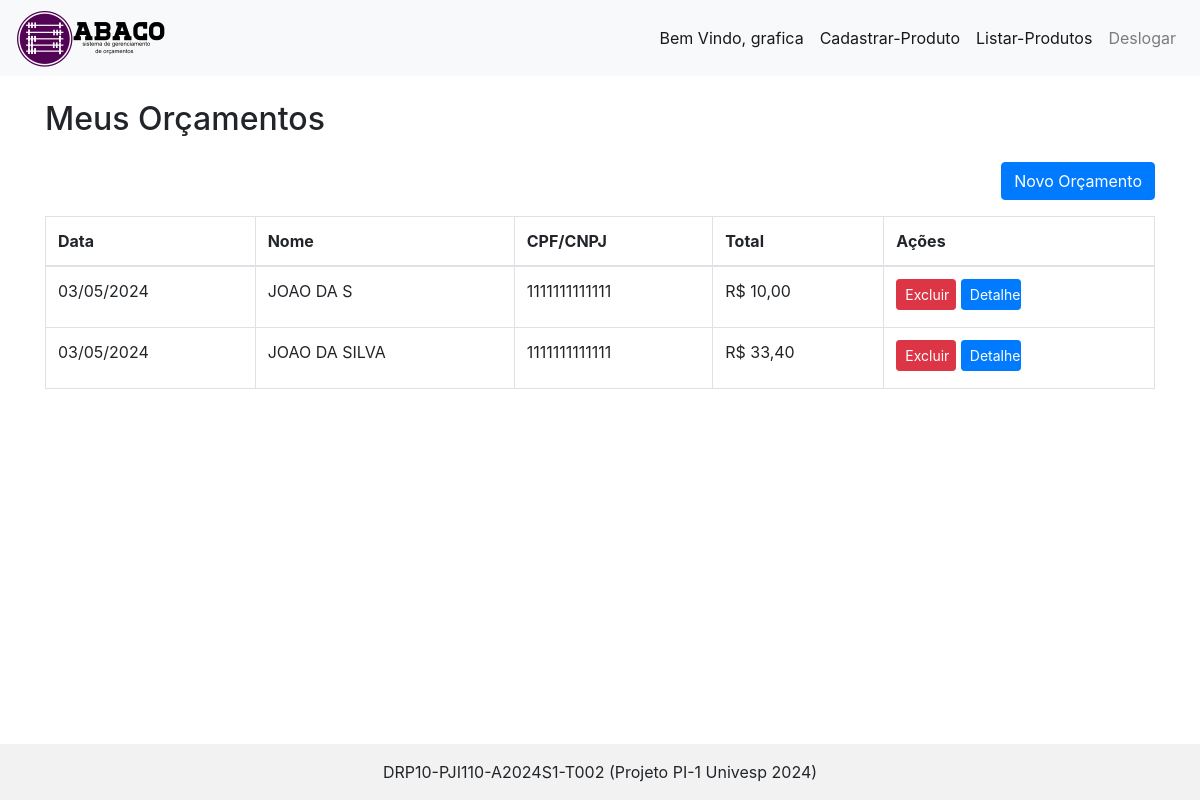
The page /home/all/ (signed in) on the database its author committed.
### home/models.py (models this page shows, shortened)
class Pedido(models.Model):
    data = models.DateField()
    nome_cliente = models.CharField(max_length=100)
    contato = models.CharField(max_length=11)
    cpf_cnpj = models.CharField(max_length=14)
    produto = models.CharField(max_length=100)
    quantidade = models.IntegerField()
    valor_unitario = models.DecimalField(max_digits=10, decimal_places=2)
    descricao_pedido = models.TextField()
    descricao_impresso = models.TextField()
    valor_total = models.DecimalField(max_digits=10, decimal_places=2)
    class Meta:
        ordering = ['-id']  # Ordenar por data_pedido em ordem decrescente

### home/views.py (the view)
# urls.py: path('all/', views.all, name="all"),
@login_required
def all(request):
    pedidos = Pedido.objects.all()
    now = datetime.now()
    ano = str(now.year).zfill(4)
    mes = str(now.month).zfill(2)
    dia = str(now.day).zfill(2)
    data_atual = ano + mes + dia
    for pedido in pedidos:
        pedido.nome_cliente = pedido.nome_cliente.upper() if pedido.nome_cliente else ''
        pedido.cpf_cnpj = pedido.cpf_cnpj.upper() if pedido.cpf_cnpj else ''
    context = {
        'data_atual': data_atual,
        'pedidos': pedidos
    }
    return render(request, 'all.html', context )

### home/templates/all.html (shortened to what this page needs)
    <!DOCTYPE html>
    {% load static %}
    <html lang="pt-BR">
        <head>
            <link href="https://maxcdn.bootstrapcdn.com/bootstrap/4.5.2/css/bootstrap.min.css" rel="stylesheet">
            <link rel="stylesheet" href="https://cdnjs.cloudflare.com/ajax/libs/font-awesome/5.15.4/css/all.min.css">
        </head>
        <body>
            <nav class="navbar navbar-expand-lg navbar-light bg-light">
                <div class="logo">
                    <img src="{% static 'image/logo_abaco.png' %}" />
                </div>
                <div class="collapse navbar-collapse justify-content-end" id="navbarNav">
                    <ul class="navbar-nav">
                        <li class="nav-item active">
                            <a class="nav-link" href="#">Bem Vindo, {{ user.get_username }} <span class="sr-only">(current)</span></a>
                        </li>
                        <li class="nav-item active">
                            <a class="nav-link" href="{% url 'cadastrar_produto' %}">Cadastrar-Produto</span></a>
                        </li>
                        <li class="nav-item active">
                            <a class="nav-link" href="{% url 'listar_produtos' %}">Listar-Produtos</span></a>
                        </li>
                        <li class="nav-item">
                            <a href="{% url 'logout' %}" onclick="event.preventDefault(); document.getElementById('logout-form').submit();" class="nav-link" role="button">Deslogar</a>
                        </li>
                    </ul>
                </div>
            </nav>
            <div class="container mt-4">
                <h2 class="mb-4">Meus Orçamentos</h2>
                <div class="d-flex justify-content-end mb-3">
                    <a href="{% url 'criar_pedido' %}" class="btn btn-primary new-orcamento-btn" role="button">Novo Orçamento</a>
                </div>
                <div class="table-responsive">
                    <table class="table table-bordered">
                        <thead>
                            <tr>
                                <th>Data</th>
                                <th>Nome</th>
                                <th>CPF/CNPJ</th>
                                <th>Total</th>
                                <th>Ações</th>
                            </tr>
                        </thead>
                        <tbody>
                            {% for pedido in pedidos %}
                            <tr>
                                <td>{{ pedido.data|date:"d/m/Y" }}</td>
                                <td>{{ pedido.nome_cliente }}</td>
                                <td>{{ pedido.cpf_cnpj }}</td>
                                <td>R$ {{ pedido.valor_total }}</td>
                                <td>
                                    <a href="{% url 'excluir_pedido' pedido.id %}" class="btn btn-danger btn-sm" style="width: 60px; margin-bottom: 5px;">Excluir</a>
                                    <a href="{% url 'imprimir_pedido' pedido.id %}" target="_blank" class="btn btn-primary btn-sm" style="width: 60px; margin-bottom: 5px;">Detalhe</a>
                                </td>
                            </tr>
                            {% endfor %}
                        </tbody>
                    </table>
                </div>
            </div>
            <footer class="footer fixed-bottom">
                <div class="text-center p-3" style="background-color: rgba(0, 0, 0, 0.05);">
                    <a class="text-body" target=blank href="https://github.com/phaleixo/orcamento">DRP10-PJI110-A2024S1-T002 (Projeto PI-1 Univesp 2024)</a>
                </div>
            </footer>
        </body>
    </html>

### rows shown on the page
Pedido: data "03/05/2024", nome_cliente "JOAO DA S", cpf_cnpj "1111111111111", valor_total "10,00"
Pedido: data "03/05/2024", nome_cliente "JOAO DA SILVA", cpf_cnpj "1111111111111", valor_total "33,40"

### other values the page prints
{{ user.get_username }} "grafica"
